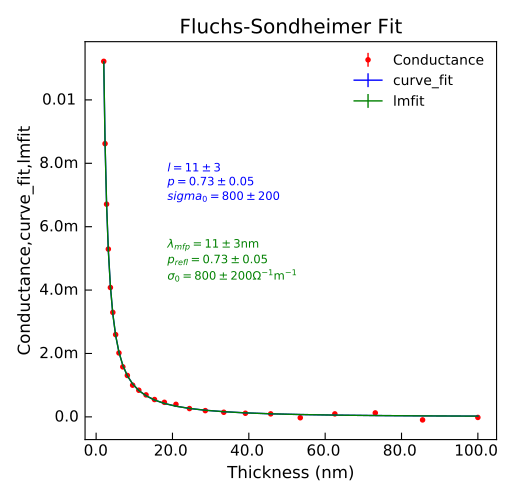

This chart was generated by the following Python code:
"""Test Weak-localisation fitting."""
from Stoner import Data
from Stoner.analysis.fitting.models.e_transport import (
    fluchsSondheimer,
    FluchsSondheimer,
)
from numpy import logspace, ones_like, log10
from numpy.random import normal

B = logspace(log10(2), 2, 26)
params = [12.5, 0.75, 1e3]
G = fluchsSondheimer(B, *params) + normal(size=len(B), scale=5e-5)
dG = ones_like(B) * 5e-5
d = Data(
    B,
    G,
    dG,
    setas="xye",
    column_headers=["Thickness (nm)", "Conductance", "dConductance"],
)

d.curve_fit(fluchsSondheimer, p0=params, result=True, header="curve_fit")

d.setas = "xye"
d.lmfit(FluchsSondheimer, result=True, header="lmfit")

d.setas = "xyeyy"
d.plot(fmt=["r.", "b-", "g-"])

d.annotate_fit(
    fluchsSondheimer,
    x=0.2,
    y=0.6,
    fontdict={"size": "x-small", "color": "blue"},
)
d.annotate_fit(
    FluchsSondheimer,
    x=0.2,
    y=0.4,
    fontdict={"size": "x-small", "color": "green"},
    prefix="FluchsSondheimer",
)
d.title = "Fluchs-Sondheimer Fit"
d.tight_layout()
